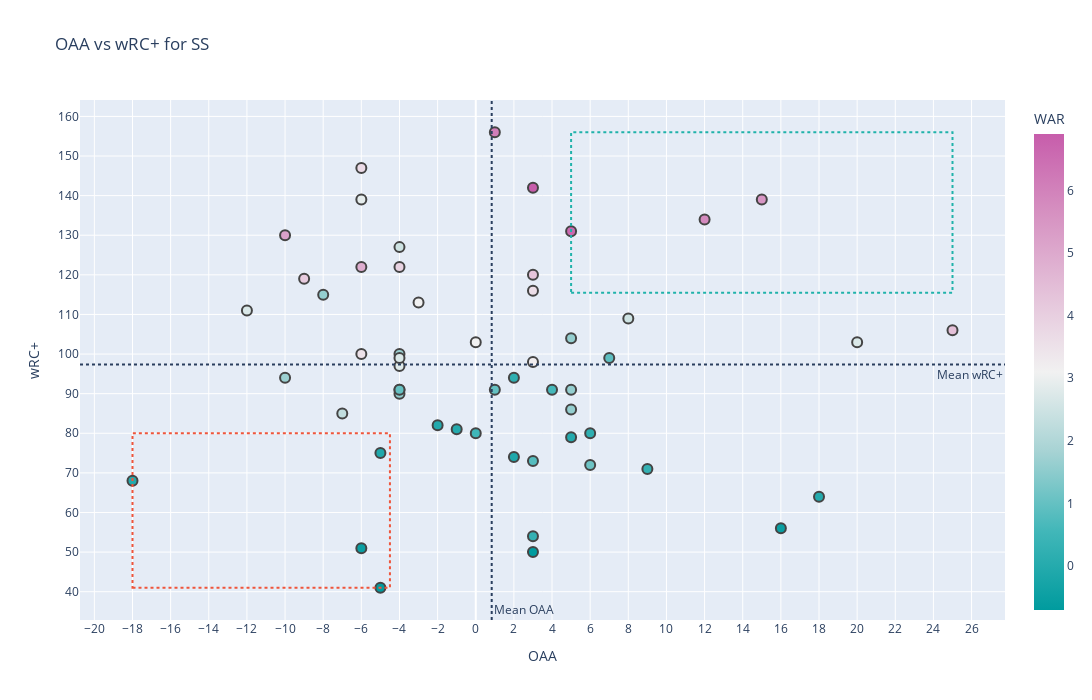

The notebook cell this image was saved under:
### Code cell
ss_plot

### Figure 1 — Plotly figure (JSON) as saved in the notebook; plotly's stock layout.template omitted (floating-point values rounded to 4 significant figures)
{"data": [{"customdata": [["KCR", 565], ["NYM", 524], ["ARI", 473], ["MIN", 451], ["SFG", 549], ["HOU", 640], ["CHC", 255], ["PHI", 567], ["HOU", 319], ["OAK", 541], ["NYM", 154], ["TOR", 724], ["CIN", 529], ["STL", 326], ["STL", 402], ["DET", 325], ["KCR", 136], ["- - -", 646], ["PIT", 229], ["ATL", 653], ["CHW", 551], ["PIT", 554], ["CLE", 210], ["- - -", 547], ["ATL", 209], ["PHI", 108], ["- - -", 511], ["SDP", 546], ["TBR", 176], ["SEA", 687], ["WSN", 127], ["- - -", 352], ["LAD", 582], ["PHI", 131], ["MIN", 644], ["- - -", 394], ["LAD", 381], ["WSN", 349], ["MIA", 539], ["CLE", 588], ["TBR", 308], ["DET", 184], ["PIT", 131], ["BAL", 105], ["ARI", 374], ["TOR", 690], ["LAD", 409], ["COL", 595], ["TEX", 677], ["BAL", 296], ["- - -", 555], ["NYY", 516], ["BOS", 603], ["MIL", 570], ["PHI", 408]], "hovertemplate": "<b>%{hovertext}</b><br><br>OAA=%{x}<br>wRC+=%{y}<br>Team=%{customdata[0]}<br>PA=%{customdata[1]}<br>WAR=%{marker.color}<extra></extra>", "hovertext": ["Nicky Lopez", "Francisco Lindor", "Nick Ahmed", "Andrelton Simmons", "Brandon Crawford", "Carlos Correa", "Sergio Alcantara", "Jean Segura", "Aledmys Diaz", "Elvis Andrus", "Jose Peraza", "Marcus Semien", "Kyle Farmer", "Edmundo Sosa", "Paul DeJong", "Niko Goodrum", "Adalberto Mondesi", "Trea Turner", "Erik Gonzalez", "Dansby Swanson", "Tim Anderson", "Kevin Newman", "Andres Gimenez", "Javier Baez", "Ehire Adrianza", "Luke Williams", "Jose Iglesias", "Fernando Tatis Jr.", "Taylor Walls", "J.P. Crawford", "Jordy Mercer", "Asdrubal Cabrera", "Chris Taylor", "Nick Maton", "Jorge Polanco", "Freddy Galvis", "Gavin Lux", "Alcides Escobar", "Miguel Rojas", "Amed Rosario", "Wander Franco", "Zack Short", "Cole Tucker", "Richie Martin", "Ketel Marte", "Bo Bichette", "Corey Seager", "Trevor Story", "Isiah Kiner-Falefa", "Ramon Urias", "Willy Adames", "Gleyber Torres", "Xander Bogaerts", "Luis Urias", "Didi Gregorius"], "legendgroup": "", "marker": {"color": [4.4, 2.7, 0, -0.5, 5.5, 5.8, 0.3, 2.5, 0.9, 1.1, 0.2, 6.6, 1.6, 1.6, 1.6, 0, 0.6, 6.9, -0.7, 3.2, 4.3, 0.3, 0.8, 3.6, 0.2, -0.1, 1, 6.1, 0.5, 3.1, 0, 0, 3.1, 0.5, 3.9, 1.6, 1, 1.7, 2.8, 2.7, 2.5, -0.7, -0.1, -0.5, 2.9, 4.9, 3.7, 3.5, 2.3, 1.6, 4.1, 1.7, 5.2, 2.7, 0], "coloraxis": "coloraxis", "line": {"width": 2}, "size": 10, "symbol": "circle"}, "mode": "markers", "name": "", "orientation": "v", "showlegend": false, "type": "scatter", "x": [25, 20, 18, 16, 15, 12, 9, 8, 7, 6, 6, 5, 5, 5, 5, 5, 4, 3, 3, 3, 3, 3, 3, 3, 2, 2, 1, 1, 0, 0, -1, -2, -3, -4, -4, -4, -4, -4, -4, -4, -4, -5, -5, -6, -6, -6, -6, -6, -7, -8, -9, -10, -10, -12, -18], "xaxis": "x", "y": [106, 103, 64, 56, 139, 134, 71, 109, 99, 72, 80, 131, 91, 104, 86, 79, 91, 142, 50, 98, 120, 54, 73, 116, 94, 74, 91, 156, 80, 103, 81, 82, 113, 91, 122, 90, 91, 100, 97, 99, 127, 41, 75, 51, 139, 122, 147, 100, 85, 115, 119, 94, 130, 111, 68], "yaxis": "y"}], "layout": {"annotations": [{"showarrow": false, "text": "Mean wRC+", "x": 1, "xanchor": "right", "xref": "x domain", "y": 97.38, "yanchor": "top", "yref": "y"}, {"showarrow": false, "text": "Mean OAA", "x": 0.8364, "xanchor": "left", "xref": "x", "y": 0, "yanchor": "bottom", "yref": "y domain"}], "coloraxis": {"colorbar": {"title": {"text": "WAR"}}, "colorscale": [[0, "rgb(0, 155, 158)"], [0.1667, "rgb(66, 183, 185)"], [0.3333, "rgb(167, 211, 212)"], [0.5, "rgb(241, 241, 241)"], [0.6667, "rgb(228, 193, 217)"], [0.8333, "rgb(214, 145, 193)"], [1, "rgb(199, 93, 171)"]]}, "height": 700, "legend": {"tracegroupgap": 0}, "shapes": [{"line": {"color": "LightSeaGreen", "dash": "dot", "width": 2}, "x0": 5, "x1": 25, "y0": 115.5, "y1": 156}, {"line": {"color": "#EF553B", "dash": "dot", "width": 2}, "x0": -18, "x1": -4.5, "y0": 41, "y1": 80}, {"line": {"dash": "dot"}, "type": "line", "x0": 0, "x1": 1, "xref": "x domain", "y0": 97.38, "y1": 97.38, "yref": "y"}, {"line": {"dash": "dot"}, "type": "line", "x0": 0.8364, "x1": 0.8364, "xref": "x", "y0": 0, "y1": 1, "yref": "y domain"}], "title": {"text": "OAA vs wRC+ for SS"}, "width": 1350, "xaxis": {"anchor": "y", "domain": [0, 1], "nticks": 40, "title": {"text": "OAA"}}, "yaxis": {"anchor": "x", "domain": [0, 1], "nticks": 20, "title": {"text": "wRC+"}}}}
